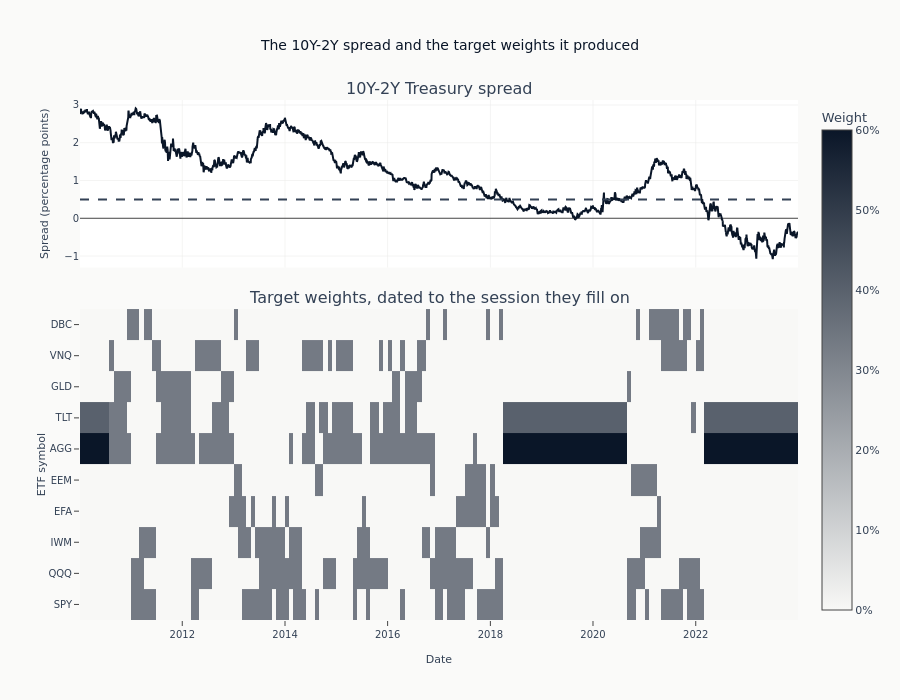

The cell this chart's notebook holds for it:
### Markdown cell above
## 6. Read the regime and the allocation it produced

The two panels share a time axis, so they can be read together: the spread on top, the weights it
produced underneath. A heatmap carries the weights because ten funds would need ten competing
colors as lines, and because what the reader is judging is a pattern of presence and absence
rather than a level. Dark bands on the AGG and TLT rows are the defensive months; a dark band on
three equity rows at once is a momentum rotation. The dashed line on the top panel is the
threshold, and a stretch below it should be followed by bonds - followed, not matched,
because the regime is read at a month end and the weights it produces fill on the next
session.

### Code cell
fig = make_subplots(
    rows=2,
    cols=1,
    shared_xaxes=True,
    vertical_spacing=0.08,
    row_heights=[0.35, 0.65],
    subplot_titles=["10Y-2Y Treasury spread", "Target weights, dated to the session they fill on"],
)
fig.add_trace(
    go.Scatter(x=dates, y=yield_curve_slope * 100, line=dict(color=COLORS["blue"])), row=1, col=1
)
fig.add_hline(
    y=REGIME_THRESHOLD * 100, line_dash="dash", line_color=COLORS["neutral"], row=1, col=1
)
fig.add_trace(
    go.Heatmap(
        x=dates,
        y=ETF_SYMBOLS,
        z=execution_weights.T,
        zmin=0,
        zmax=float(execution_weights.max()),
        colorscale=[[0, COLORS["silver"]], [1, COLORS["blue"]]],
        colorbar=dict(title="Weight", tickformat=".0%"),
    ),
    row=2,
    col=1,
)
fig.update_layout(
    title="The 10Y-2Y spread and the target weights it produced",
    height=700,
    showlegend=False,
)
fig.update_yaxes(title_text="Spread (percentage points)", row=1, col=1)
fig.update_yaxes(title_text="ETF symbol", row=2, col=1)
fig.update_xaxes(title_text="Date", row=2, col=1)
show_plotly_with_alt(
    fig,
    (
        "Two stacked panels sharing a date axis. The upper panel is the 10Y-2Y Treasury "
        "spread in percentage points, with a dashed horizontal line at the risk-off "
        "threshold. The lower panel is a heatmap of target weight by fund and date, one row "
        "per fund, dated to the session each weight fills on rather than the session that "
        "produced it. Drawn so the two panels can be read against each other with that shift "
        "already applied: the regime is read at a month end and the weights it produces are "
        "executed at the next open."
    ),
)

### Figure 1 — Plotly figure (JSON) as saved in the notebook; plotly's stock layout.template omitted (floating-point values rounded to 4 significant figures; data arrays with more than 128 entries replaced by an {"elided": "..."} marker saying what was removed)
{"data": [{"line": {"color": "#0a1628"}, "type": "scatter", "x": {"elided": "3522 str values"}, "xaxis": "x", "y": {"elided": "3522 float values"}, "yaxis": "y"}, {"colorbar": {"tickformat": ".0%", "title": {"text": "Weight"}}, "colorscale": [[0, "#F8F8F6"], [1, "#0a1628"]], "type": "heatmap", "x": {"elided": "3522 str values"}, "xaxis": "x2", "y": ["SPY", "QQQ", "IWM", "EFA", "EEM", "AGG", "TLT", "GLD", "VNQ", "DBC"], "yaxis": "y2", "z": {"elided": "10x3522 float values"}, "zmax": 0.6, "zmin": 0}], "layout": {"annotations": [{"font": {"size": 16}, "showarrow": false, "text": "10Y-2Y Treasury spread", "x": 0.5, "xanchor": "center", "xref": "paper", "y": 1.0, "yanchor": "bottom", "yref": "paper"}, {"font": {"size": 16}, "showarrow": false, "text": "Target weights, dated to the session they fill on", "x": 0.5, "xanchor": "center", "xref": "paper", "y": 0.598, "yanchor": "bottom", "yref": "paper"}], "height": 700, "shapes": [{"line": {"color": "#334155", "dash": "dash"}, "type": "line", "x0": 0, "x1": 1, "xref": "x domain", "y0": 0.5, "y1": 0.5, "yref": "y"}], "showlegend": false, "title": {"text": "The 10Y-2Y spread and the target weights it produced"}, "xaxis": {"anchor": "y", "domain": [0.0, 1.0], "matches": "x2", "showticklabels": false}, "xaxis2": {"anchor": "y2", "domain": [0.0, 1.0], "title": {"text": "Date"}}, "yaxis": {"anchor": "x", "domain": [0.678, 1.0], "title": {"text": "Spread (percentage points)"}}, "yaxis2": {"anchor": "x2", "domain": [0.0, 0.598], "title": {"text": "ETF symbol"}}}}
